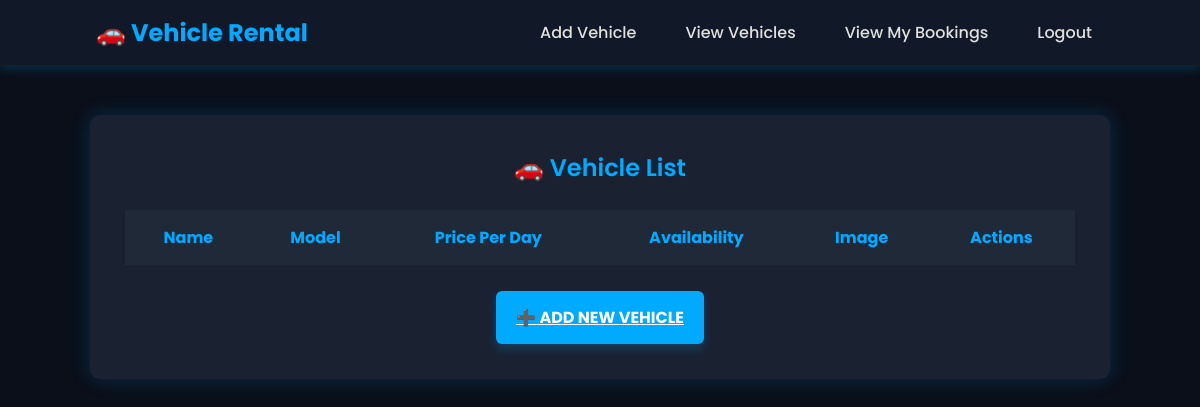
The page /vehiclelist/ on the database as committed earlier.
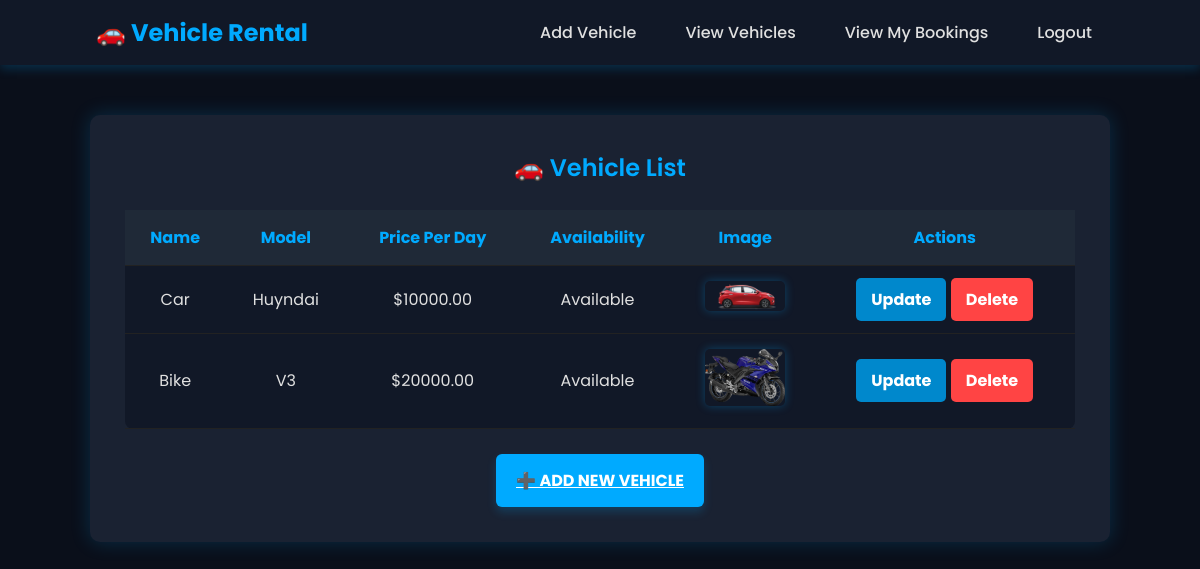
The same page on the database as committed later.
### app/models.py (models this page shows, shortened)
class Vehicle(models.Model):
    staf = models.ForeignKey(Staf, on_delete=models.CASCADE, related_name="vehicles")  # Assign vehicles to Staf
    name = models.CharField(max_length=100)
    model = models.CharField(max_length=100)
    price_per_day = models.DecimalField(max_digits=10, decimal_places=2)
    availability = models.BooleanField(default=True)
    image = models.ImageField(upload_to="vehicle_images/", blank=True, null=True)  # Optional Image

### app/views.py (the view)
# urls.py: path("vehiclelist/",views.vehicle_list,name='vehicle_list'),
def vehicle_list(request):
    vehicles = Vehicle.objects.all()
    return render(request, "staf/vehicle_list.html", {"vehicles": vehicles})

### templates/staf/vehicle_list.html (shortened to what this page needs)
<!DOCTYPE html>
<html lang="en">
<head>
</head>
<body>
    <nav class="navbar">
        <div class="logo"><a href="../stafhome"> 🚗 Vehicle Rental </a></div>
        <ul>
            <li><a href="{% url 'add_vehicle' %}">Add Vehicle</a></li>
            <li><a href="{% url 'vehicle_list' %}">View Vehicles</a></li>
            <li><a href="{% url 'staf_bookings' %}">View My Bookings</a></li>
            <li><a href="{% url 'logout' %}">Logout</a></li>
        </ul>
    </nav>
    <div class="container">
        <h2>🚗 Vehicle List</h2>
        <table>
            <tr>
                <th>Name</th>
                <th>Model</th>
                <th>Price Per Day</th>
                <th>Availability</th>
                <th>Image</th>
                <th>Actions</th>
            </tr>
            {% for vehicle in vehicles %}
            <tr>
                <td>{{ vehicle.name }}</td>
                <td>{{ vehicle.model }}</td>
                <td>${{ vehicle.price_per_day }}</td>
                <td>{{ vehicle.availability|yesno:"Available,Not Available" }}</td>
                <td>
                    {% if vehicle.image %}
                        <img src="{{ vehicle.image.url }}" alt="Vehicle Image" class="vehicle-img">
                    {% else %}
                        No Image
                    {% endif %}
                </td>
                <td>
                    <a href="{% url 'update_vehicle' vehicle.id %}" class="btn btn-update">Update</a>
                    <a href="{% url 'delete_vehicle' vehicle.id %}" class="btn btn-delete" onclick="return confirm('Are you sure you want to delete this vehicle?');">Delete</a>
                </td>
            </tr>
            {% endfor %}
        </table>
        <a href="{% url 'add_vehicle' %}" class="btn-add">➕ Add New Vehicle</a>
    </div>
</body>
</html>

Rows that differ between the two databases and show on the page:
added Vehicle: name "Car", model "Huyndai", price_per_day "10000.00", availability "Available", image (picture)
added Vehicle: name "Bike", model "V3", price_per_day "20000.00", availability "Available", image (picture)
